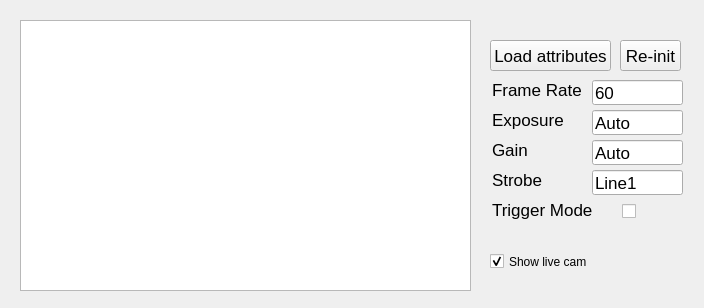
<?xml version="1.0" encoding="UTF-8"?>
<ui version="4.0">
 <class>CamWindow</class>
 <widget class="QFrame" name="CamWindow">
  <property name="geometry">
   <rect>
    <x>0</x>
    <y>0</y>
    <width>704</width>
    <height>308</height>
   </rect>
  </property>
  <property name="windowTitle">
   <string>Cam Window</string>
  </property>
  <widget class="ImageView" name="preview">
   <property name="geometry">
    <rect>
     <x>20</x>
     <y>20</y>
     <width>451</width>
     <height>271</height>
    </rect>
   </property>
  </widget>
  <widget class="QCheckBox" name="trigger_toggle">
   <property name="geometry">
    <rect>
     <x>622</x>
     <y>200</y>
     <width>16</width>
     <height>23</height>
    </rect>
   </property>
   <property name="text">
    <string/>
   </property>
   <property name="checked">
    <bool>false</bool>
   </property>
  </widget>
  <widget class="QLabel" name="label_3">
   <property name="geometry">
    <rect>
     <x>492</x>
     <y>160</y>
     <width>81</width>
     <height>40</height>
    </rect>
   </property>
   <property name="font">
    <font>
     <family>Arial</family>
     <pointsize>13</pointsize>
    </font>
   </property>
   <property name="layoutDirection">
    <enum>Qt::LeftToRight</enum>
   </property>
   <property name="text">
    <string>Strobe</string>
   </property>
  </widget>
  <widget class="QLabel" name="label_0">
   <property name="geometry">
    <rect>
     <x>492</x>
     <y>70</y>
     <width>90</width>
     <height>40</height>
    </rect>
   </property>
   <property name="font">
    <font>
     <family>Arial</family>
     <pointsize>13</pointsize>
    </font>
   </property>
   <property name="layoutDirection">
    <enum>Qt::LeftToRight</enum>
   </property>
   <property name="text">
    <string>Frame Rate</string>
   </property>
  </widget>
  <widget class="QLabel" name="label_1">
   <property name="geometry">
    <rect>
     <x>492</x>
     <y>100</y>
     <width>81</width>
     <height>40</height>
    </rect>
   </property>
   <property name="font">
    <font>
     <family>Arial</family>
     <pointsize>13</pointsize>
    </font>
   </property>
   <property name="layoutDirection">
    <enum>Qt::LeftToRight</enum>
   </property>
   <property name="text">
    <string>Exposure</string>
   </property>
  </widget>
  <widget class="QLineEdit" name="fr_edit">
   <property name="geometry">
    <rect>
     <x>592</x>
     <y>80</y>
     <width>91</width>
     <height>25</height>
    </rect>
   </property>
   <property name="font">
    <font>
     <family>Arial</family>
     <pointsize>13</pointsize>
    </font>
   </property>
   <property name="layoutDirection">
    <enum>Qt::LeftToRight</enum>
   </property>
   <property name="text">
    <string>60</string>
   </property>
  </widget>
  <widget class="QLabel" name="label_4">
   <property name="geometry">
    <rect>
     <x>492</x>
     <y>190</y>
     <width>101</width>
     <height>40</height>
    </rect>
   </property>
   <property name="font">
    <font>
     <family>Arial</family>
     <pointsize>13</pointsize>
    </font>
   </property>
   <property name="layoutDirection">
    <enum>Qt::LeftToRight</enum>
   </property>
   <property name="text">
    <string>Trigger Mode</string>
   </property>
  </widget>
  <widget class="QLabel" name="label_2">
   <property name="geometry">
    <rect>
     <x>492</x>
     <y>130</y>
     <width>81</width>
     <height>40</height>
    </rect>
   </property>
   <property name="font">
    <font>
     <family>Arial</family>
     <pointsize>13</pointsize>
    </font>
   </property>
   <property name="layoutDirection">
    <enum>Qt::LeftToRight</enum>
   </property>
   <property name="text">
    <string>Gain</string>
   </property>
  </widget>
  <widget class="QLineEdit" name="gain_edit">
   <property name="geometry">
    <rect>
     <x>592</x>
     <y>140</y>
     <width>91</width>
     <height>25</height>
    </rect>
   </property>
   <property name="font">
    <font>
     <family>Arial</family>
     <pointsize>13</pointsize>
    </font>
   </property>
   <property name="layoutDirection">
    <enum>Qt::LeftToRight</enum>
   </property>
   <property name="text">
    <string>Auto</string>
   </property>
  </widget>
  <widget class="QLineEdit" name="strobe_edit">
   <property name="geometry">
    <rect>
     <x>592</x>
     <y>170</y>
     <width>91</width>
     <height>25</height>
    </rect>
   </property>
   <property name="font">
    <font>
     <family>Arial</family>
     <pointsize>13</pointsize>
    </font>
   </property>
   <property name="layoutDirection">
    <enum>Qt::LeftToRight</enum>
   </property>
   <property name="text">
    <string>Line1</string>
   </property>
  </widget>
  <widget class="QLineEdit" name="exposure_edit">
   <property name="geometry">
    <rect>
     <x>592</x>
     <y>110</y>
     <width>91</width>
     <height>25</height>
    </rect>
   </property>
   <property name="font">
    <font>
     <family>Arial</family>
     <pointsize>13</pointsize>
    </font>
   </property>
   <property name="layoutDirection">
    <enum>Qt::LeftToRight</enum>
   </property>
   <property name="text">
    <string>Auto</string>
   </property>
  </widget>
  <widget class="QPushButton" name="init_push">
   <property name="geometry">
    <rect>
     <x>620</x>
     <y>40</y>
     <width>61</width>
     <height>31</height>
    </rect>
   </property>
   <property name="font">
    <font>
     <family>Arial</family>
     <pointsize>13</pointsize>
    </font>
   </property>
   <property name="text">
    <string>Re-init</string>
   </property>
  </widget>
  <widget class="QCheckBox" name="preview_toggle">
   <property name="geometry">
    <rect>
     <x>490</x>
     <y>250</y>
     <width>121</width>
     <height>23</height>
    </rect>
   </property>
   <property name="text">
    <string>Show live cam</string>
   </property>
   <property name="checked">
    <bool>true</bool>
   </property>
  </widget>
  <widget class="QPushButton" name="load_attrs_push">
   <property name="geometry">
    <rect>
     <x>490</x>
     <y>40</y>
     <width>121</width>
     <height>31</height>
    </rect>
   </property>
   <property name="font">
    <font>
     <family>Arial</family>
     <pointsize>13</pointsize>
    </font>
   </property>
   <property name="text">
    <string>Load attributes</string>
   </property>
  </widget>
 </widget>
 <customwidgets>
  <customwidget>
   <class>ImageView</class>
   <extends>QGraphicsView</extends>
   <header>pyqtgraph</header>
  </customwidget>
 </customwidgets>
 <resources/>
 <connections/>
</ui>
